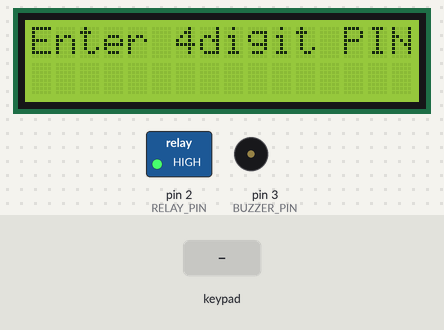
This sketch was run on a simulated Arduino Uno, built with avr-gcc and run on an emulated ATmega328P. On the bench: 16×2 character LCD, switched loads named in the sketch (green lamp = pin HIGH), buzzer (waves = sounding). The test bench sets the inputs (shaded band). What the sketch prints to the serial monitor is not drawn.

Above: at 2.7 s.
2.8 s: keypad keys * * * * # pressed 0.4 s apart
At 5.7 s:
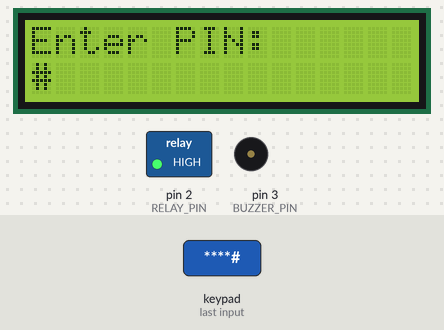
6.3 s: key 'A' pressed
At 7.6 s:
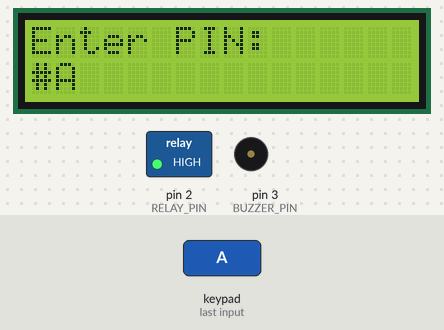
7.9 s: keypad keys 1 2 3 4 A pressed 0.4 s apart
At 10.7 s:
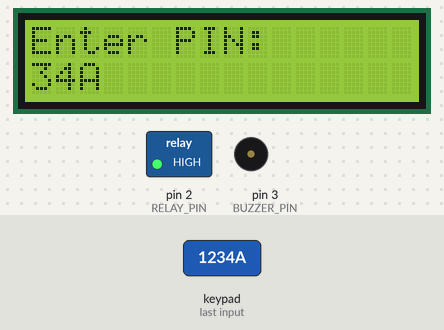
11.4 s: keypad keys * * * * D pressed 0.4 s apart
At 15.1 s:
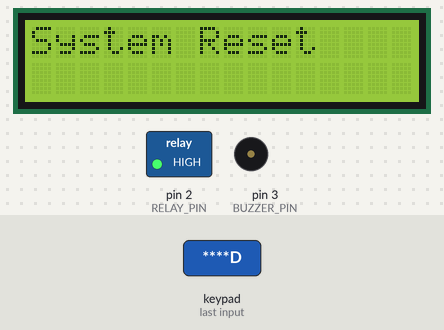
15.2 s: key 'B' pressed
At 16.7 s:
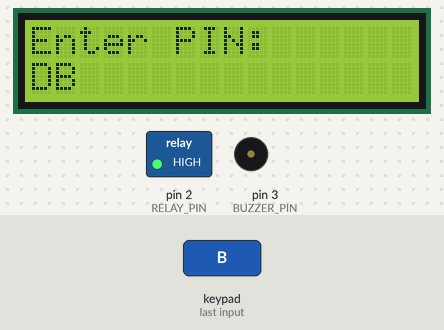
17.6 s: key 'C' pressed
At 18.8 s:
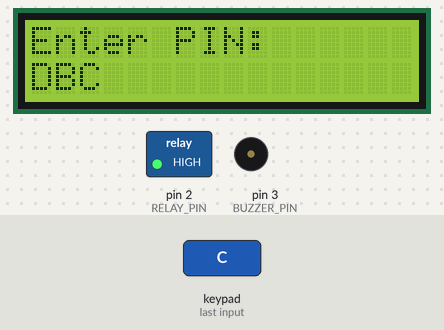
Timing chart, 0 to 20.2 s (numbered marks = the images above; inputs shaded):
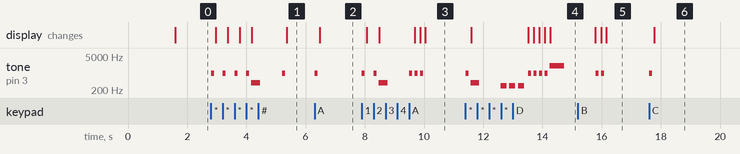

Measured:
- after the input at 2.8 s, tone on pin 3 (BUZZER_PIN): plays 1000 Hz for 0.10 s, 1000 Hz for 0.10 s, 1000 Hz for 0.10 s, 1000 Hz for 0.10 s, 400 Hz for 0.30 s, 1000 Hz for 0.10 s, starting at once; the display: first changes after 0.17 s (image 1 shows a later state)
- after the input at 6.3 s, tone on pin 3 (BUZZER_PIN): silent → 1000 Hz at once, → silent 0.10 s later; the display: changes after 0.17 s (image 2)
- after the input at 7.9 s, tone on pin 3 (BUZZER_PIN): plays 1000 Hz for 0.10 s, 1000 Hz for 0.10 s, 400 Hz for 0.30 s, 1000 Hz for 0.10 s, 1000 Hz for 0.10 s, 1000 Hz for 0.10 s, starting at once; the display: first changes after 0.17 s (image 3 shows a later state)
- after the input at 11.4 s, tone on pin 3 (BUZZER_PIN): plays 1000 Hz for 0.10 s, 400 Hz for 0.30 s, 300 Hz for 0.20 s, 300 Hz for 0.20 s, 300 Hz for 0.20 s, 1000 Hz for 0.10 s … (10 notes in this stretch), starting at once; the display: first changes after 0.19 s (image 4 shows a later state)
- after the input at 15.2 s, the display: first differs from a run without the input after 0.95 s (image 5)
- after the input at 17.6 s, tone on pin 3 (BUZZER_PIN): silent → 1000 Hz at once, → silent 0.10 s later; the display: changes after 0.17 s (image 6)

The sketch:

SIMPLE_LOCKER.ino
```cpp
#include <Wire.h>
#include <LiquidCrystal_I2C.h>
#include <Keypad.h>

// LCD
LiquidCrystal_I2C lcd(0x27, 16, 2); // I2C address may be 0x3F on some models

// Keypad
const byte ROWS = 4;
const byte COLS = 4;
char keys[ROWS][COLS] = {
  {'1','2','3','A'},
  {'4','5','6','B'},
  {'7','8','9','C'},
  {'*','0','#','D'}
};
byte rowPins[ROWS] = {6, 7, 8, 9};
byte colPins[COLS] = {10, 11, 12, 13};
Keypad keypad = Keypad(makeKeymap(keys), rowPins, colPins, ROWS, COLS);

// Pins
#define RELAY_PIN 2
#define BUZZER_PIN 3

// Logic
const String correctPassword = "1234";
const String resetCode = "****";
String inputCode = "";
int attempts = 0;
bool lockedOut = false;

void setup() {
  Serial.begin(9600);
  pinMode(RELAY_PIN, OUTPUT);
  pinMode(BUZZER_PIN, OUTPUT);
  digitalWrite(RELAY_PIN, HIGH);  // Lock initially

  lcd.init();
  lcd.backlight();
  lcd.setCursor(0, 0);
  lcd.print("System Booting...");
  delay(1500);
  showReadyScreen();
}

void loop() {
  char key = keypad.getKey();

  if (key && !lockedOut) {
    beep(1);
    inputCode += key;
    showInput(inputCode);

    if (inputCode.length() == 4) {
      if (inputCode == correctPassword) {
        successUnlock();
      } else {
        attempts++;
        wrongAttempt();
        if (attempts >= 3) {
          lockOut();
        }
      }
      inputCode = "";
    }
  }

  // Allow reset in locked out mode
  if (key && lockedOut) {
    beep(1);
    inputCode += key;
    showInput(inputCode);

    if (inputCode.length() == 4) {
      if (inputCode == resetCode) {
        resetSystem();
      } else {
        beep(2);
        showMessage("Reset Code ??");
        delay(1500);
      }
      inputCode = "";
    }
  }
}

// ------------ HELPER FUNCTIONS ------------

void beep(int times) {
  for (int i = 0; i < times; i++) {
    tone(BUZZER_PIN, 1000, 100);
    delay(150);
  }
}

void successUnlock() {
  Serial.println("Correct PIN – Unlocked!");
  showMessage("Access Granted");
  playSuccessTune();

  digitalWrite(RELAY_PIN, LOW); // Unlock
  showMessage("Door Opened");
  delay(5000);
  digitalWrite(RELAY_PIN, HIGH);  // Lock again
  showReadyScreen();
}

void wrongAttempt() {
  Serial.println("Wrong PIN!");
  tone(BUZZER_PIN, 400, 300);
  showMessage("Wrong Password");
  delay(1000);
}

void lockOut() {
  Serial.println("LOCKED OUT");
  for (int i = 0; i < 3; i++) {
    tone(BUZZER_PIN, 300, 200);
    delay(300);
  }
  lcd.clear();
  lcd.setCursor(0, 0);
  lcd.print("LOCKED OUT!!!");
  lcd.setCursor(0, 1);
  lcd.print("Use Reset Code");
  lockedOut = true;
}

void resetSystem() {
  Serial.println("Reset Success");
  tone(BUZZER_PIN, 2000, 500);
  attempts = 0;
  lockedOut = false;
  showMessage("System Reset");
  delay(1500);
  showReadyScreen();
}

void playSuccessTune() {
  int melody[] = { 523, 659, 784, 1046 };
  int duration = 150;
  for (int i = 0; i < 4; i++) {
    tone(BUZZER_PIN, melody[i], duration);
    delay(duration + 50);
  }
}

void showInput(String code) {
  lcd.clear();
  lcd.setCursor(0, 0);
  lcd.print(lockedOut ? "Reset Mode" : "Enter PIN:");
  lcd.setCursor(0, 1);
  lcd.print(code);
}

void showMessage(String msg) {
  lcd.clear();
  lcd.setCursor(0, 0);
  lcd.print(msg);
}

void showReadyScreen() {
  lcd.clear();
  lcd.setCursor(0, 0);
  lcd.print("Enter 4digit PIN");
}
```
